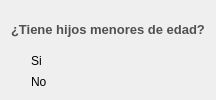
                    <widget class="QFrame" name="espacio_hijos">
                     <property name="maximumSize">
                      <size>
                       <width>250</width>
                       <height>100</height>
                      </size>
                     </property>
                     <property name="styleSheet">
                      <string notr="true">border:none;</string>
                     </property>
                     <layout class="QVBoxLayout" name="verticalLayout_6">
                      <item>
                       <widget class="QLabel" name="label_tiene_hijos">
                        <property name="font">
                         <font>
                          <family>Arial</family>
                          <pointsize>10</pointsize>
                          <weight>75</weight>
                          <bold>true</bold>
                         </font>
                        </property>
                        <property name="styleSheet">
                         <string notr="true">QLabel{
		
	color: rgb(80, 80, 80);

	border-color: #ffffff;


}
</string>
                        </property>
                        <property name="text">
                         <string>¿Tiene hijos menores de edad?</string>
                        </property>
                        <property name="scaledContents">
                         <bool>false</bool>
                        </property>
                       </widget>
                      </item>
                      <item>
                       <widget class="QRadioButton" name="input_si">
                        <property name="minimumSize">
                         <size>
                          <width>0</width>
                          <height>0</height>
                         </size>
                        </property>
                        <property name="maximumSize">
                         <size>
                          <width>50</width>
                          <height>16777215</height>
                         </size>
                        </property>
                        <property name="styleSheet">
                         <string notr="true">QRadioButton{

	background:transparent;
	font: 75 10pt &quot;Arial&quot;;
	border-color:#ffffff;

}</string>
                        </property>
                        <property name="text">
                         <string>Si</string>
                        </property>
                       </widget>
                      </item>
                      <item>
                       <widget class="QRadioButton" name="input_no">
                        <property name="minimumSize">
                         <size>
                          <width>0</width>
                          <height>0</height>
                         </size>
                        </property>
                        <property name="maximumSize">
                         <size>
                          <width>50</width>
                          <height>16777215</height>
                         </size>
                        </property>
                        <property name="styleSheet">
                         <string notr="true">QRadioButton{

	background:transparent;
	font: 75 10pt &quot;Arial&quot;;
	border-color:#ffffff;

}</string>
                        </property>
                        <property name="text">
                         <string>No</string>
                        </property>
                       </widget>
                      </item>
                     </layout>
                    </widget>
